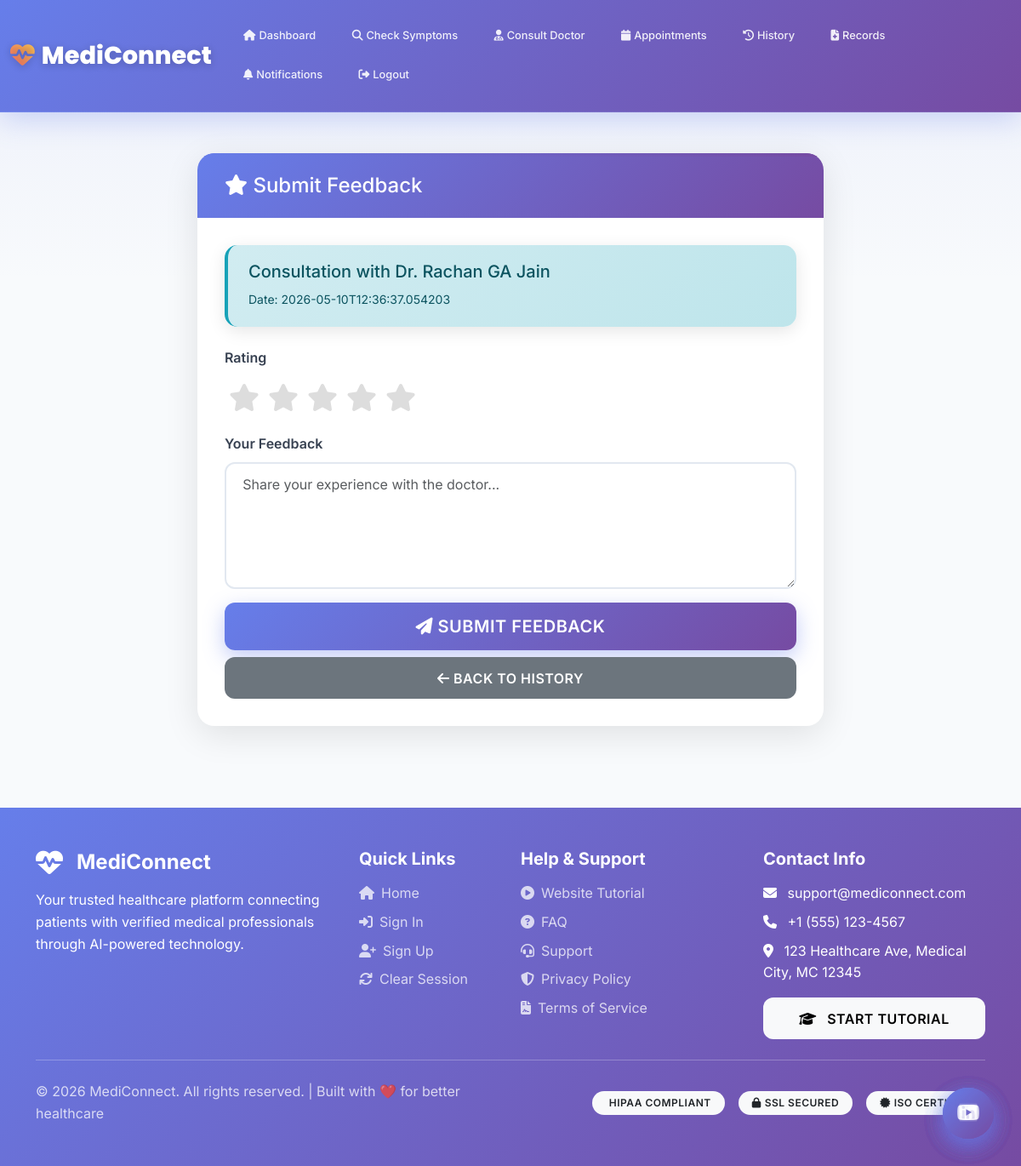
Screenshot of /patient/feedback/31 (signed in) with the database file from the repository.
### tables this page shows
CREATE TABLE users (
        id INTEGER PRIMARY KEY AUTOINCREMENT,
        name TEXT NOT NULL,
        email TEXT UNIQUE NOT NULL,
        password TEXT NOT NULL,
        role TEXT NOT NULL,
        phone TEXT,
        address TEXT,
        age INTEGER,
        gender TEXT,
        created_at TIMESTAMP DEFAULT CURRENT_TIMESTAMP
    , account_status VARCHAR(20) DEFAULT 'active');

CREATE TABLE consultations (
        id INTEGER PRIMARY KEY AUTOINCREMENT,
        patient_id INTEGER,
        doctor_id INTEGER,
        symptoms TEXT,
        diagnosis TEXT,
        prescription TEXT,
        status TEXT DEFAULT 'pending',
        consultation_date TIMESTAMP DEFAULT CURRENT_TIMESTAMP, predicted_disease TEXT,
        FOREIGN KEY (patient_id) REFERENCES patients(id),
        FOREIGN KEY (doctor_id) REFERENCES doctors(id)
    );

### app.py (the view, shortened to what this page needs)
@app.route('/patient/feedback/<int:consultation_id>', methods=['GET', 'POST'])
@login_required
@role_required('patient')
def submit_feedback(consultation_id):
    conn = get_db()
    consultation = conn.execute('''SELECT c.*, u.name as doctor_name
                                  FROM consultations c
                                  JOIN doctors d ON c.doctor_id = d.id
                                  JOIN users u ON d.user_id = u.id
                                  WHERE c.id = ?''', (consultation_id,)).fetchone()
    conn.close()
    return render_template('submit_feedback.html', consultation=consultation)

### app.py (called while the page is built)
def get_db():
    conn = sqlite3.connect('medical.db')
    conn.row_factory = sqlite3.Row
    return conn

def login_required(f):
    @wraps(f)
    def decorated_function(*args, **kwargs):
        if 'user_id' not in session:
            flash('Please login first', 'warning')
            return redirect(url_for('signin_as'))
        if 'last_activity' in session:
            last_activity = datetime.fromisoformat(session['last_activity'])
            if datetime.now() - last_activity > timedelta(minutes=30):
                session.clear()
                flash('Session expired due to inactivity. Please login again.', 'warning')
                return redirect(url_for('signin_as'))
        session['last_activity'] = datetime.now().isoformat()
        session.permanent = True
        return f(*args, **kwargs)
    return decorated_function

def role_required(role):
    def decorator(f):
        @wraps(f)
        def decorated_function(*args, **kwargs):
            if 'role' not in session or session['role'] != role:
                flash('Access denied', 'danger')
                return redirect(url_for('signin_as'))
            return f(*args, **kwargs)
        return decorated_function
    return decorator

### templates/submit_feedback.html (shortened to what this page needs)
{% extends "base_clean.html" %}
{% block content %}
<div class="row justify-content-center">
    <div class="col-md-8">
        <div class="card">
            <div class="card-header bg-primary text-white">
                <h4 class="mb-0"><i class="fas fa-star"></i> Submit Feedback</h4>
            </div>
            <div class="card-body">
                <div class="alert alert-info">
                    <h5>Consultation with Dr. {{ consultation.doctor_name }}</h5>
                    <p class="mb-0"><small>Date: {{ consultation.consultation_date }}</small></p>
                </div>
                <form method="POST">
                    <div class="mb-3">
                        <label for="rating" class="form-label">Rating</label>
                        <div class="rating-stars">
                            <label for="star5"><i class="fas fa-star"></i></label>
                            <label for="star4"><i class="fas fa-star"></i></label>
                            <label for="star3"><i class="fas fa-star"></i></label>
                            <label for="star2"><i class="fas fa-star"></i></label>
                            <label for="star1"><i class="fas fa-star"></i></label>
                        </div>
                    </div>
                    <div class="mb-3">
                        <label for="comment" class="form-label">Your Feedback</label>
                        <textarea class="form-control" id="comment" name="comment" rows="5"
                                  placeholder="Share your experience with the doctor..." required></textarea>
                    </div>
                    <div class="d-grid gap-2">
                        <button type="submit" class="btn btn-primary btn-lg">
                            <i class="fas fa-paper-plane"></i> Submit Feedback
                        </button>
                        <a href="{{ url_for('consultation_history') }}" class="btn btn-secondary">
                            <i class="fas fa-arrow-left"></i> Back to History
                        </a>
                    </div>
                </form>
            </div>
        </div>
    </div>
</div>
{% endblock %}

### templates/base_clean.html (style rules this page uses)
:root { --primary-gradient: linear-gradient(135deg, #667eea 0%, #764ba2 100%); --secondary-gradient: linear-gradient(135deg, #f093fb 0%, #f5576c 100%); --success-gradient: linear-gradient(135deg, #4facfe 0%, #00f2fe 100%); --warning-gradient: linear-gradient(135deg, #43e97b 0%, #38f9d7 100%); --danger-gradient: linear-gradient(135deg, #fa709a 0%, #fee140 100%); --dark-gradient: linear-gradient(135deg, #2c3e50 0%, #34495e 100%); --light-bg: #f8fafc; --card-shadow: 0 10px 40px rgba(0, 0, 0, 0.1); --card-shadow-hover: 0 20px 60px rgba(0, 0, 0, 0.15); --border-radius: 20px; --transition: all 0.4s cubic-bezier(0.4, 0, 0.2, 1); }
* { margin: 0; padding: 0; box-sizing: border-box; }
body { font-family: 'Inter', -apple-system, BlinkMacSystemFont, 'Segoe UI', sans-serif; background: var(--light-bg); color: #2d3748; line-height: 1.6; overflow-x: hidden; }
.card { border: none; border-radius: var(--border-radius); box-shadow: var(--card-shadow); transition: var(--transition); background: white; overflow: hidden; position: relative; }
.card::before { content: ''; position: absolute; top: 0; left: 0; right: 0; height: 4px; background: var(--primary-gradient); }
.card-header { background: var(--primary-gradient); color: white; border: none; padding: 1.5rem 2rem; font-weight: 600; font-size: 1.1rem; }
.card-body { padding: 2rem; }
.btn { border-radius: 12px; padding: 0.8rem 2rem; font-weight: 600; text-transform: uppercase; letter-spacing: 0.5px; transition: var(--transition); border: none; position: relative; overflow: hidden; }
.btn::before { content: ''; position: absolute; top: 50%; left: 50%; width: 0; height: 0; background: rgba(255, 255, 255, 0.3); border-radius: 50%; transform: translate(-50%, -50%); transition: width 0.6s, height 0.6s; }
.btn-primary { background: var(--primary-gradient); box-shadow: 0 8px 25px rgba(102, 126, 234, 0.4); }
.alert { border: none; border-radius: 15px; margin-bottom: 1.5rem; padding: 1.2rem 1.5rem; box-shadow: 0 5px 20px rgba(0, 0, 0, 0.1); border-left: 4px solid; }
.alert-info { background: linear-gradient(135deg, #d1ecf1 0%, #bee5eb 100%); border-left-color: #17a2b8; color: #0c5460; }
.form-control, .form-select { border: 2px solid #e2e8f0; border-radius: 12px; padding: 0.8rem 1.2rem; font-size: 1rem; transition: var(--transition); background: white; }
.form-label { font-weight: 600; color: #374151; margin-bottom: 0.5rem; }
.card-body { position: relative !important; z-index: 1 !important; }
html { scroll-behavior: smooth; }
body { animation: pageFadeIn .35s ease; }
.alert-autodismiss { position: relative; overflow: hidden; }
.alert-autodismiss::after { content: ''; position: absolute; bottom: 0; left: 0; height: 3px; background: rgba(0,0,0,.15); animation: alertProgress 5s linear forwards; }
.card, .stat-card, .panel, .ac { transition: transform .22s ease, box-shadow .22s ease !important; }

### templates/submit_feedback.html (style rules this page uses)
.rating-stars { display: flex; flex-direction: row-reverse; justify-content: flex-end; font-size: 2rem; }
.rating-stars label { color: #ddd; cursor: pointer; padding: 0 5px; }

### rows the page displays
users: doctor_name "Rachan GA Jain"
consultations: consultation_date "2026-05-10T12:36:37.054203"
